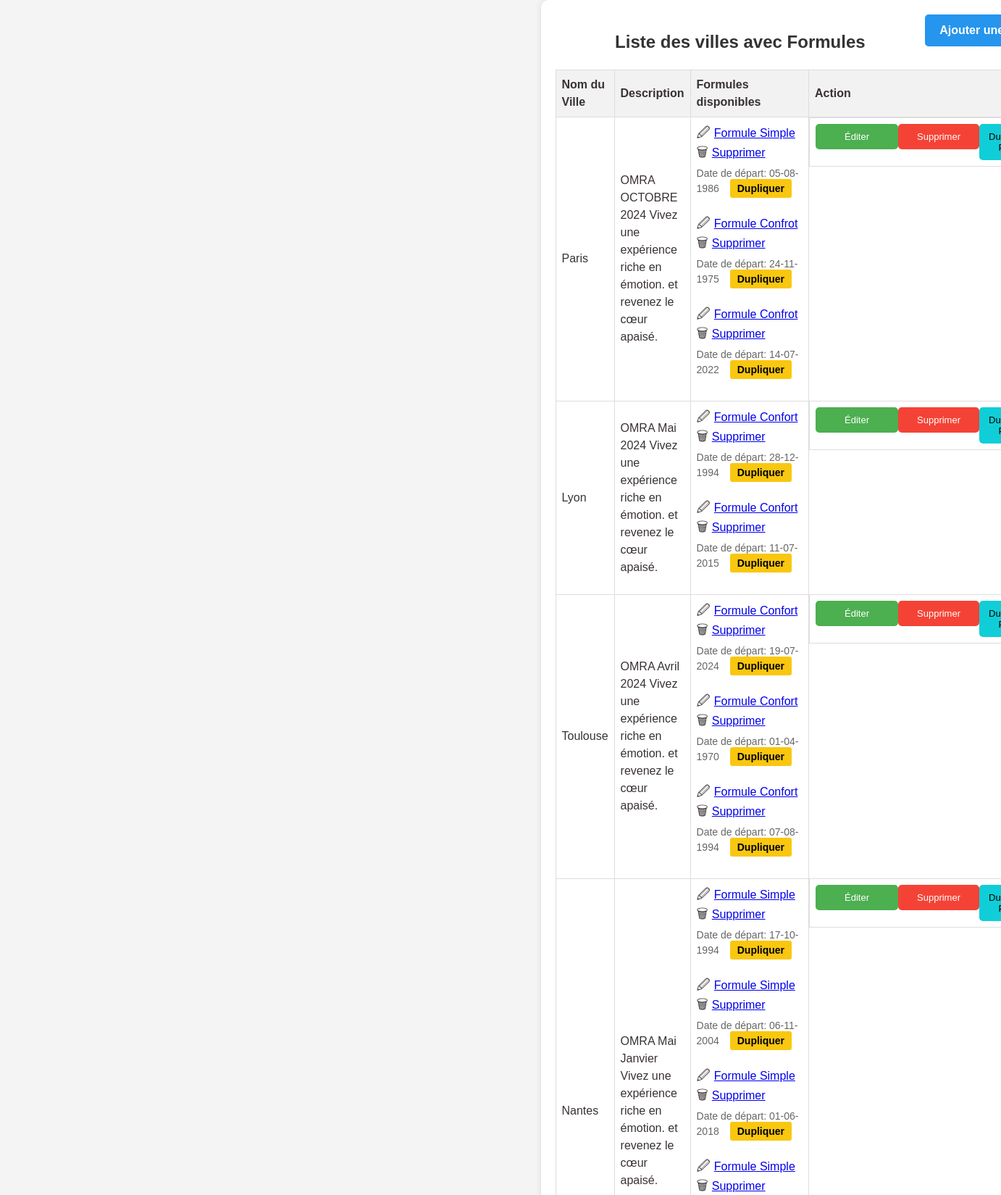
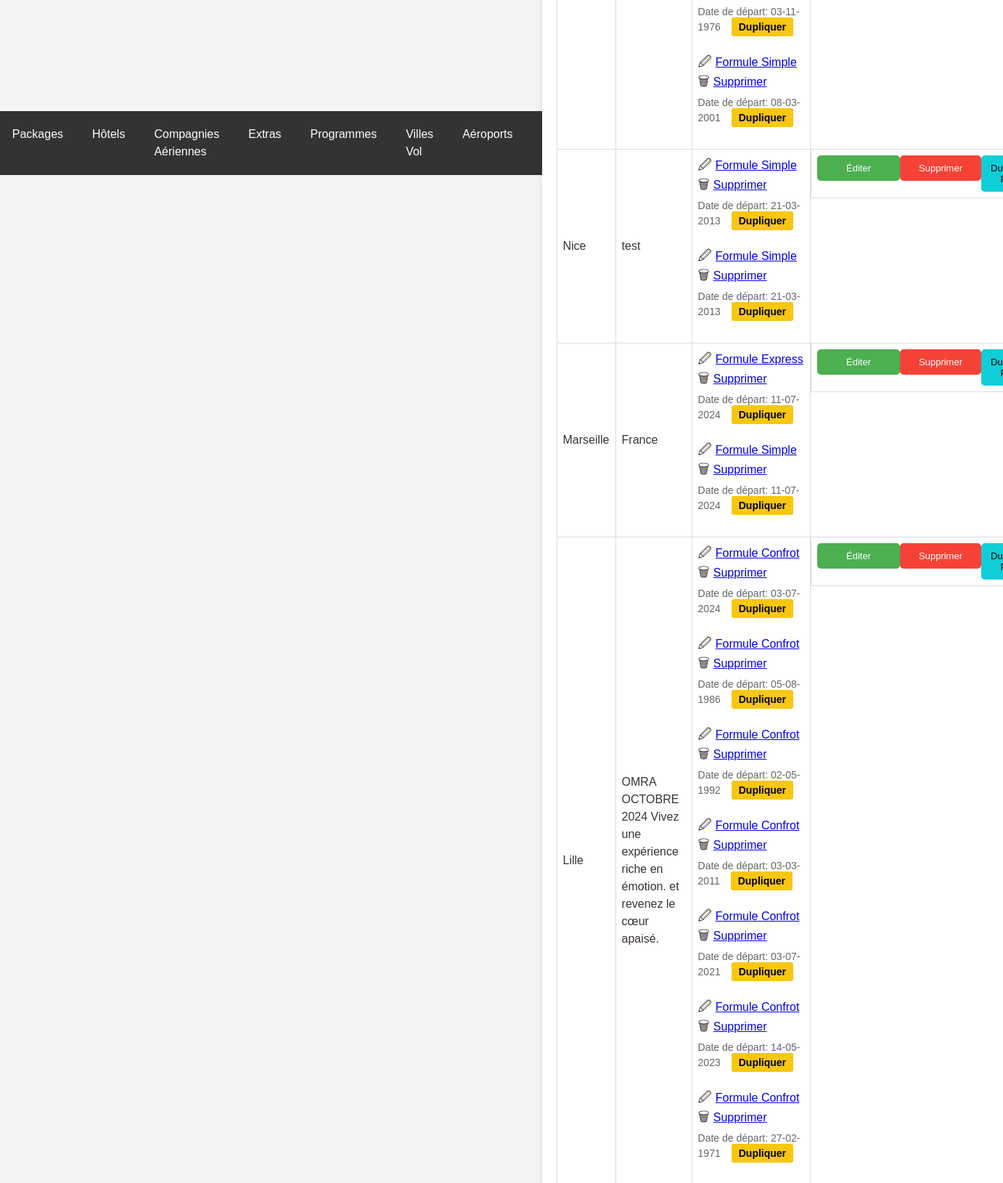
Screenshot of /omrapackage.php (upper part) with the database file from the repository (2 pictures, top to bottom).
### tables this page shows
CREATE TABLE `omra_packages` (
  `id` int(11) NOT NULL,
  `nom` varchar(255) NOT NULL,
  `description` text NOT NULL,
  `photo` varchar(255) NOT NULL
);

CREATE TABLE `formules` (
  `id` int(11) NOT NULL,
  `package_id` int(11) NOT NULL,
  `date_depart` date DEFAULT NULL,
  `date_retour` date DEFAULT NULL,
  `statut` enum('activé','désactivé') NOT NULL,
  `duree_sejour` varchar(255) NOT NULL,
  `prix_chambre_quadruple` decimal(10,2) NOT NULL,
  `prix_chambre_triple` decimal(10,2) NOT NULL,
  `prix_chambre_double` decimal(10,2) NOT NULL,
  `prix_chambre_single` decimal(10,2) NOT NULL,
  `child_discount` decimal(10,2) NOT NULL,
  `prix_bebe` decimal(10,2) NOT NULL,
  `prix_chambre_quadruple_promo` decimal(10,2) NOT NULL,
  `prix_chambre_triple_promo` decimal(10,2) NOT NULL,
  `prix_chambre_double_promo` decimal(10,2) NOT NULL,
  `prix_chambre_single_promo` decimal(10,2) NOT NULL,
  `type_id` int(11) DEFAULT NULL,
  `created_at` timestamp NOT NULL DEFAULT current_timestamp() ON UPDATE current_timestamp(),
  `programs_id` longtext DEFAULT NULL CHECK (json_valid(`programs_id`))
);

CREATE TABLE `type_formule_omra` (
  `id` int(11) NOT NULL,
  `nom` varchar(255) NOT NULL,
  `formule_parent_id` int(11) DEFAULT NULL
);

### omrapackage.php (the view, shortened to what this page needs)
<!DOCTYPE html>
<html lang="fr">
<head>
    <link rel="stylesheet" href="styles.css">
</head>
<body>
    <?php include 'header.php'; ?>
    <div class="container">
    <a href="ajoutomrapackage.php" class='btn-add'><b>Ajouter une Ville</b></a>
            <h2 class="text-center">Liste des villes avec Formules</h2>
        <table>
            <thead>
                <tr>
                    <th>Nom du Ville</th>
                    <th style="width: 550px;">Description</th>
                    <th>Formules disponibles</th>
                    <th>Action</th>
                </tr>
            </thead>
            <tbody>
                <?php
                include 'db.php';
                $sql_packages = "SELECT * FROM omra_packages";
                $result_packages = mysqli_query($conn, $sql_packages);
                if (mysqli_num_rows($result_packages) > 0) {
                    while ($row_package = mysqli_fetch_assoc($result_packages)) {
                        echo "<tr>";
                        echo "<td>" . $row_package['nom'] . "</td>";
                        echo "<td>" . $row_package['description'] . "</td>";
                        $package_id = $row_package['id'];
                        $sql_formules = "SELECT formules.*, type_formule_omra.nom as type_nom
                                     FROM formules
                                     JOIN type_formule_omra ON formules.type_id = type_formule_omra.id
                                     WHERE package_id = $package_id";
                        $result_formules = mysqli_query($conn, $sql_formules);
                        if (mysqli_num_rows($result_formules) > 0) {
                            echo "<td>";
                            while ($row_formule = mysqli_fetch_assoc($result_formules)) {
                                echo "<span class='icon'>&#128393;</span><a href='edit_formule.php?id=" . $row_formule['id'] . "'>" . $row_formule['type_nom'] . "</a>";
                                echo "<span class='icon'>&#128465;</span><a href='delete_formule.php?id=" . $row_formule['id'] . "' onclick=\"return confirm('Êtes-vous sûr de vouloir supprimer cette formule?')\">Supprimer</a>";
                                if (!empty($row_formule['date_depart'])) {
                                    $date_depart_formattee = date('d-m-Y', strtotime($row_formule['date_depart']));
                                    echo "<br><span class='indicator'>Date de départ: " . $date_depart_formattee ;
                                    echo "<a class='btn-dup' href='duplicate_formule.php?id=" . $row_formule['id'] . "'><b>Dupliquer</b></a></span>";
                                }
                                echo "<br>";
                            }
                            echo "</td>";
                        } else {
                            echo "<td>Aucune formule disponible pour ce package.</td>";
                        }
                        echo "<td class='btn-group'>";
                        echo "<div >";
                        echo "<button class='btn-edit' onclick=\"window.location.href='edit_package.php?id=" . $package_id . "'\">Éditer</button>";
                        echo "</div>";
                        echo "<br>";
                        echo "<div >";
                        echo "<button class='btn-delete' onclick=\"if(confirm('Êtes-vous sûr de vouloir supprimer ce package?')) { window.location.href='delete_package.php?id=" . $package_id . "'; }\">Supprimer</button>";
                        echo "</div>";
                        echo "<br>";
                        echo "<div >";
                        echo "<button class='btn-dup-pack' onclick=\"if(confirm('Êtes-vous sûr de vouloir dupliquer ce package?')) { window.location.href='duplicate_package.php?id=" . $package_id . "'; }\">Dupliquer Pack</button>";
                        echo "</div>";
                    }
                } else {
                    echo "<tr><td colspan='4'>Aucun package Omra disponible pour le moment.</td></tr>";
                }
                ?>
            </tbody>
        </table>
    </div>
</body>
</html>

### css/styles.css (style rules this page uses)
body { font-family: 'Lexend', sans-serif; line-height: 1.5; min-height: 100vh; display: flex; align-items: center; justify-content: center; color: #393232; background-color: #f7f7f7; }
.btn-group { display: flex; justify-content: space-between; }
.btn-group { margin-top: auto; }

### omrapackage.php (style rules this page uses)
body { font-family: Arial, sans-serif; background-color: #f4f4f4; margin: 0; padding: 0; box-sizing: border-box; }
.container { width: 90%; margin: auto; background-color: #fff; padding: 20px; border-radius: 10px; box-shadow: 0 0 10px rgba(0, 0, 0, 0.1); }
h2 { text-align: center; color: #333; }
table { width: 100%; border-collapse: collapse; }
th, td { border: 1px solid #ddd; padding: 8px; text-align: left; }
th { background-color: #f2f2f2; }
.btn-group { text-align: center; }
.btn-edit { background-color: #4CAF50; color: white; padding: 10px 40px; border: none; border-radius: 5px; cursor: pointer; text-decoration: none; font-size: small; }
.btn-add { background-color: #2595ee; color: white; padding: 10px 20px; border: none; border-radius: 5px; cursor: pointer; float:right; text-decoration: none; }
.btn-delete { background-color: #f44336; color: white; padding: 10px 26px; border: none; border-radius: 5px; cursor: pointer; text-decoration: none; font-size: small; }
.icon { font-size: 18px; margin-right: 5px; }
.indicator { display: block; font-size: 14px; color: #666; margin-top: 5px; }
.btn-dup { background-color: #f9c710; color: black; padding: 5px 10px; border: none; border-radius: 3px; cursor: pointer; text-decoration: none; margin: 0 15px; }
.btn-dup-pack { background-color: #10ced7; color: black; padding: 10px 13px; border: none; border-radius: 5px; cursor: pointer; text-decoration: none; font-size: small; }

### header.php (style rules this page uses)
body { font-family: Arial, sans-serif; background-color: #f4f4f4; margin: 0; padding: 0; box-sizing: border-box; }

### rows the page displays
omra_packages: nom "Paris", description "OMRA OCTOBRE 2024 Vivez une expérience riche en émotion. et revenez le cœur apaisé."
formules: type.nom "Formule Simple", date_depart "05-08-1986"
formules: type.nom "Formule Confrot", date_depart "24-11-1975"
formules: type.nom "Formule Confrot", date_depart "14-07-2022"
omra_packages: nom "Lyon", description "OMRA Mai 2024 Vivez une expérience riche en émotion. et revenez le cœur apaisé."
formules: type.nom "Formule Confort", date_depart "28-12-1994"
formules: type.nom "Formule Confort", date_depart "11-07-2015"
omra_packages: nom "Toulouse", description "OMRA Avril 2024 Vivez une expérience riche en émotion. et revenez le cœur apaisé."
formules: type.nom "Formule Confort", date_depart "19-07-2024"
formules: type.nom "Formule Confort", date_depart "01-04-1970"
formules: type.nom "Formule Confort", date_depart "07-08-1994"
omra_packages: nom "Nantes", description "OMRA Mai Janvier Vivez une expérience riche en émotion. et revenez le cœur apaisé."
formules: type.nom "Formule Simple", date_depart "17-10-1994"
formules: type.nom "Formule Simple", date_depart "06-11-2004"
formules: type.nom "Formule Simple", date_depart "01-06-2018"
formules: type.nom "Formule Simple", date_depart "03-11-1976"
formules: type.nom "Formule Simple", date_depart "08-03-2001"
omra_packages: nom "Nice", description "test"
formules: type.nom "Formule Simple", date_depart "21-03-2013"
formules: type.nom "Formule Simple", date_depart "21-03-2013"
omra_packages: nom "Marseille", description "France"
formules: type.nom "Formule Express", date_depart "11-07-2024"
formules: type.nom "Formule Simple", date_depart "11-07-2024"
omra_packages: nom "Lille", description "OMRA OCTOBRE 2024 Vivez une expérience riche en émotion. et revenez le cœur apaisé."
formules: type.nom "Formule Confrot", date_depart "03-07-2024"
formules: type.nom "Formule Confrot", date_depart "05-08-1986"
formules: type.nom "Formule Confrot", date_depart "02-05-1992"
formules: type.nom "Formule Confrot", date_depart "03-03-2011"
formules: type.nom "Formule Confrot", date_depart "03-07-2021"
formules: type.nom "Formule Confrot", date_depart "14-05-2023"
formules: type.nom "Formule Confrot", date_depart "27-02-1971"
